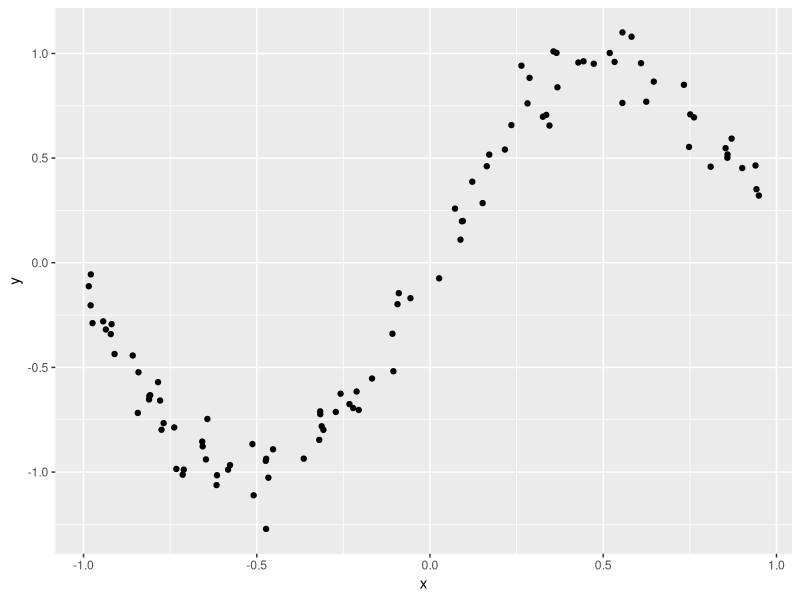
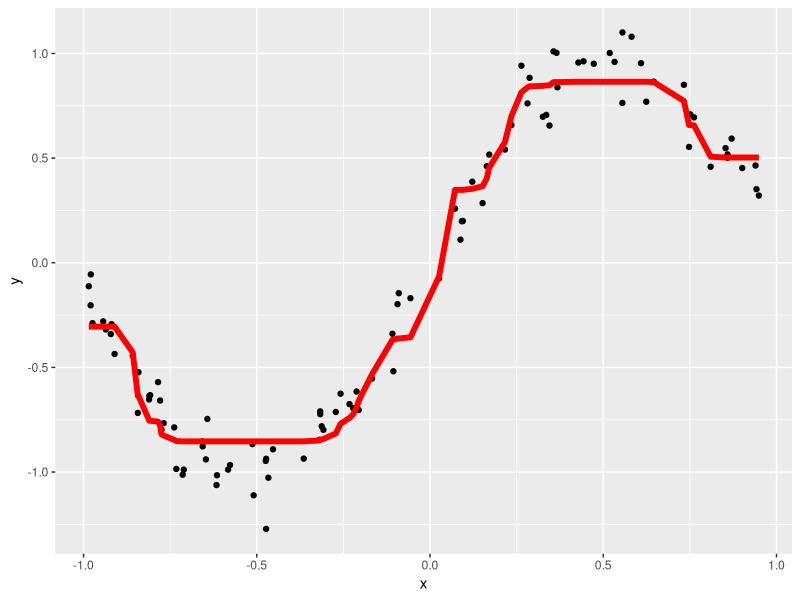

Generate these figures, in order, with R: (Note: a time limit stopped this script after it produced the figures.)
library(rpart)
library(magrittr)
library(ggplot2)
library(tidyverse)

x <- runif(100, -1, 1)
y <- sin(x*3) + rnorm(100, sd = 0.1)

dados <- tibble(x, y)

dados %>%
  ggplot(aes(x = x, y = y)) +
  geom_point()

# random forest -----------------------------------------------------------

arvores <- list()
trees <- 200
tree_depth <- 4
mtry <- 1

n <- nrow(dados)

# em que a gente faz um monte de modelos:
for(tree in 1:trees){
  amostra <- dados[sample.int(n, n, replace = TRUE),]
  arvores[[tree]] <- rpart(
    y ~ x,
    data = amostra,
    control = rpart::rpart.control(maxdepth = tree_depth))
}

# formula de "juntar" os modelos
preve_um_monte_de_arvores <- function(x, lista_arvores){
  previsoes <- 0
  for(ii in seq_along(lista_arvores)){
    previsoes <- previsoes + predict(lista_arvores[[ii]], tibble(x = x))
  }
  previsoes <- previsoes/length(lista_arvores)

  tibble(y = previsoes, x = x)
}

dados %>%
  ggplot(aes(x = x, y = y)) +
  geom_point() +
  geom_line(
    data = preve_um_monte_de_arvores(x, arvores),
    #data = tibble(y = predict(arvores[[101]], tibble(x)), x = x),
    color = "red", size = 2
  )

# codigo xgboost ----------------------------------------------------------

arvores <- list()
trees <- 1000
tree_depth <- 7
mtry <- 1

n <- nrow(dados)

parametros <- rpart::rpart.control(maxdepth = tree_depth)

# em que a gente faz um monte de modelos:

arvores[[1]] <- rpart(y ~ x, data = dados, control = parametros)

lr <- 0.1

modelo_xgboost <- function(x, lista_arvores){
  previsoes <- 0
  for(ii in seq_along(lista_arvores)){
    previsoes <- previsoes + lr*predict(lista_arvores[[ii]], tibble(x = x))
  }

  tibble(y = previsoes, x = x)
}

lambda <- 1
for(tree in 2:trees){

  #amostra <- dados[sample.int(n, n, replace = TRUE),]
  # no boosting nao precisamos fazer bootstrap, só se quisermos

  print(tree)

  indices <- sample.int(n, n, replace = TRUE)

  r <- (y[indices]-modelo_xgboost(x[indices], arvores)$y)/lambda
  # voce precisa otimizar a "derivada" da sua funcao de custo
  # a derivada de (y-y_chapeu)^2 com relacao a y é
  # d(y^2-2y_chapeu * y + y_chapeu^2)/dy_chapeu = 2y-2 * y_chapeu = 2(y-y_chapeu)

  #amostra <- dados[sample.int(n, n, replace = TRUE),]

  arvores[[tree]] <- rpart(
    r ~ x,
    data = dados[indices,],
    control = rpart::rpart.control(maxdepth = tree_depth))
}

dados %>%
  ggplot(aes(x = x, y = y)) +
  geom_point() +
  geom_line(
    data = modelo_xgboost(x, arvores[1:1000]),
    #data = tibble(y = predict(arvores[[4]], tibble(x)), x = x),
    color = "red", size = 2
  )

sqrt(mean((modelo_xgboost(x, arvores[1:2])$y-y)^2))
